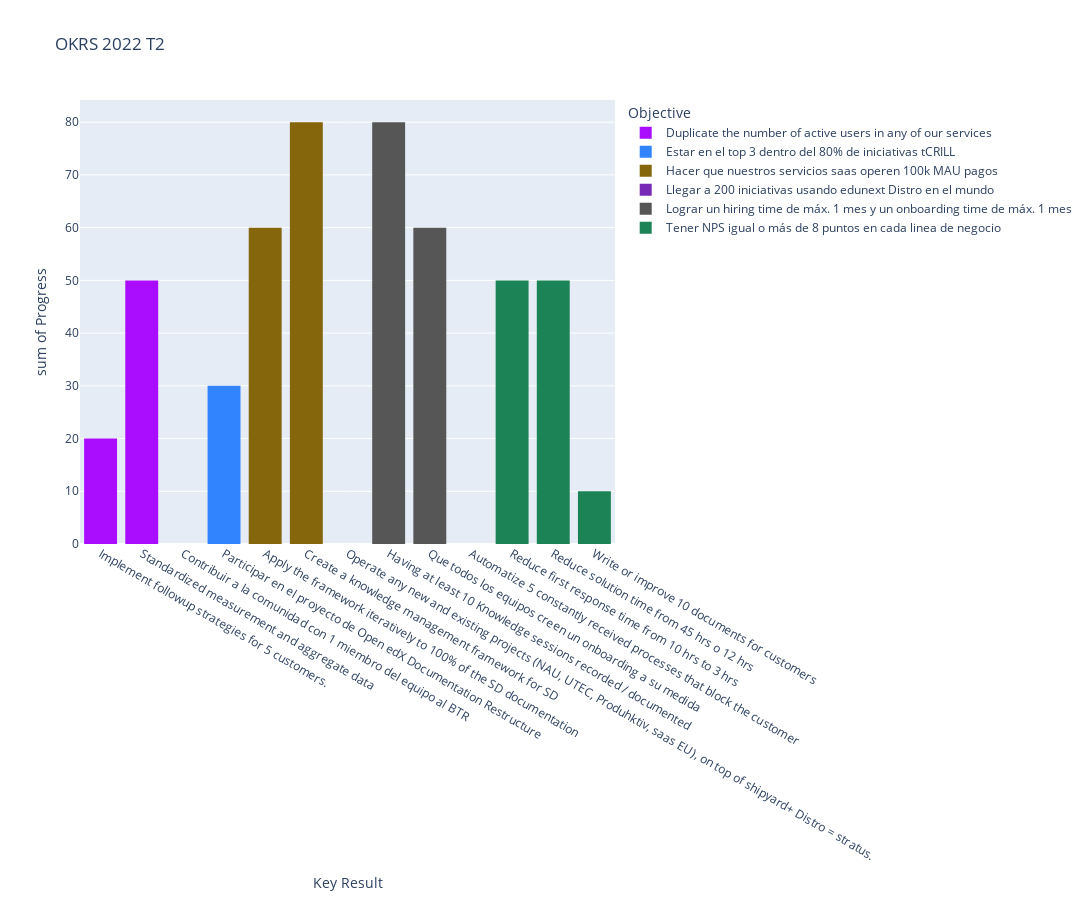

This figure's notebook cell:
### Code cell
fig = px.histogram(
    OKRS, x="Key Result", y="Progress", 
    title='OKRS 2022 T2', 
    color='Objective',
    color_discrete_sequence=colors,
height=900,
width=1200)
fig.show()

### Figure 1 — Plotly figure (JSON) as saved in the notebook; plotly's stock layout.template omitted (floating-point values rounded to 4 significant figures)
{"data": [{"alignmentgroup": "True", "bingroup": "x", "histfunc": "sum", "hovertemplate": "Objective=Duplicate the number of active users in any of our services<br>Key Result=%{x}<br>sum of Progress=%{y}<extra></extra>", "legendgroup": "Duplicate the number of active users in any of our services", "marker": {"color": "#AA0DFE", "pattern": {"shape": ""}}, "name": "Duplicate the number of active users in any of our services", "offsetgroup": "Duplicate the number of active users in any of our services", "orientation": "v", "showlegend": true, "type": "histogram", "x": ["Implement followup strategies for 5 customers.", "Standardized measurement and aggregate data"], "xaxis": "x", "y": [20, 50], "yaxis": "y"}, {"alignmentgroup": "True", "bingroup": "x", "histfunc": "sum", "hovertemplate": "Objective=Estar en el top 3 dentro del 80% de iniciativas tCRILL<br>Key Result=%{x}<br>sum of Progress=%{y}<extra></extra>", "legendgroup": "Estar en el top 3 dentro del 80% de iniciativas tCRILL", "marker": {"color": "#3283FE", "pattern": {"shape": ""}}, "name": "Estar en el top 3 dentro del 80% de iniciativas tCRILL", "offsetgroup": "Estar en el top 3 dentro del 80% de iniciativas tCRILL", "orientation": "v", "showlegend": true, "type": "histogram", "x": ["Contribuir a la comunidad con 1 miembro del equipo al BTR", "Participar en el proyecto de Open edX Documentation Restructure"], "xaxis": "x", "y": [0, 30], "yaxis": "y"}, {"alignmentgroup": "True", "bingroup": "x", "histfunc": "sum", "hovertemplate": "Objective=Hacer que nuestros servicios saas operen 100k MAU pagos <br>Key Result=%{x}<br>sum of Progress=%{y}<extra></extra>", "legendgroup": "Hacer que nuestros servicios saas operen 100k MAU pagos ", "marker": {"color": "#85660D", "pattern": {"shape": ""}}, "name": "Hacer que nuestros servicios saas operen 100k MAU pagos ", "offsetgroup": "Hacer que nuestros servicios saas operen 100k MAU pagos ", "orientation": "v", "showlegend": true, "type": "histogram", "x": ["Apply the framework iteratively to 100% of the SD documentation", "Create a knowledge management framework for SD"], "xaxis": "x", "y": [60, 80], "yaxis": "y"}, {"alignmentgroup": "True", "bingroup": "x", "histfunc": "sum", "hovertemplate": "Objective=Llegar a 200 iniciativas usando edunext Distro en el mundo<br>Key Result=%{x}<br>sum of Progress=%{y}<extra></extra>", "legendgroup": "Llegar a 200 iniciativas usando edunext Distro en el mundo", "marker": {"color": "#782AB6", "pattern": {"shape": ""}}, "name": "Llegar a 200 iniciativas usando edunext Distro en el mundo", "offsetgroup": "Llegar a 200 iniciativas usando edunext Distro en el mundo", "orientation": "v", "showlegend": true, "type": "histogram", "x": ["Operate any new and existing projects (NAU, UTEC, Produhktiv, saas EU), on top of shipyard+ Distro = stratus."], "xaxis": "x", "y": [0], "yaxis": "y"}, {"alignmentgroup": "True", "bingroup": "x", "histfunc": "sum", "hovertemplate": "Objective=Lograr un hiring time de máx. 1 mes y un onboarding time de máx. 1 mes <br>Key Result=%{x}<br>sum of Progress=%{y}<extra></extra>", "legendgroup": "Lograr un hiring time de máx. 1 mes y un onboarding time de máx. 1 mes ", "marker": {"color": "#565656", "pattern": {"shape": ""}}, "name": "Lograr un hiring time de máx. 1 mes y un onboarding time de máx. 1 mes ", "offsetgroup": "Lograr un hiring time de máx. 1 mes y un onboarding time de máx. 1 mes ", "orientation": "v", "showlegend": true, "type": "histogram", "x": ["Having at least 10 Knowledge sessions recorded / documented", "Que todos los equipos creen un onboarding a su medida"], "xaxis": "x", "y": [80, 60], "yaxis": "y"}, {"alignmentgroup": "True", "bingroup": "x", "histfunc": "sum", "hovertemplate": "Objective=Tener NPS igual o más de 8 puntos en cada linea de negocio<br>Key Result=%{x}<br>sum of Progress=%{y}<extra></extra>", "legendgroup": "Tener NPS igual o más de 8 puntos en cada linea de negocio", "marker": {"color": "#1C8356", "pattern": {"shape": ""}}, "name": "Tener NPS igual o más de 8 puntos en cada linea de negocio", "offsetgroup": "Tener NPS igual o más de 8 puntos en cada linea de negocio", "orientation": "v", "showlegend": true, "type": "histogram", "x": ["Automatize 5 constantly received processes that block the customer", "Reduce first response time from 10 hrs to 3 hrs", "Reduce solution time from 45 hrs o 12 hrs", "Write or improve 10 documents for customers"], "xaxis": "x", "y": [0, 50, 50, 10], "yaxis": "y"}], "layout": {"barmode": "relative", "height": 900, "legend": {"title": {"text": "Objective"}, "tracegroupgap": 0}, "title": {"text": "OKRS 2022 T2"}, "width": 1200, "xaxis": {"anchor": "y", "domain": [0, 1], "title": {"text": "Key Result"}}, "yaxis": {"anchor": "x", "domain": [0, 1], "title": {"text": "sum of Progress"}}}}
